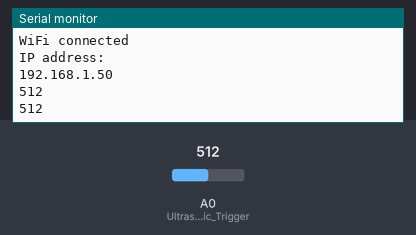
Simulated run of this sketch. Board: ESP8266 (NodeMCU). On the bench: the last lines printed to the serial monitor. The inputs (shaded band) are chosen by the test bench; at power-on: A0 (Ultrasonic_Trigger) = 512. WiFi joins after 1.5 s; servers stay silent unless stated; the ROS host is connected and sends only what is stated.

Above: at 2.9 s.
3.0 s: A0 (Ultrasonic_Trigger) set to 716
At 4.3 s:
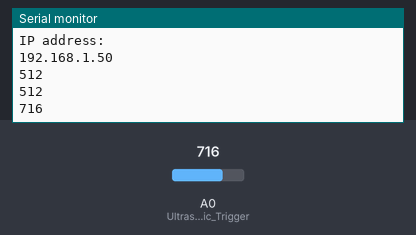
4.5 s: A0 (Ultrasonic_Trigger) set to 900
At 5.5 s:
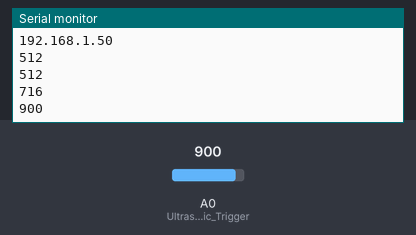
Timing chart, 0 to 7.5 s (numbered marks = the images above; inputs shaded):
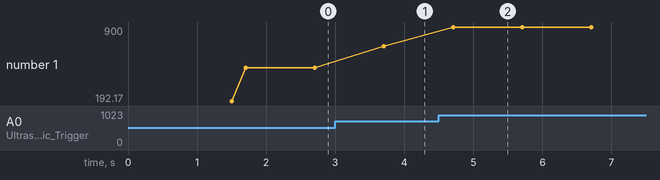

Measured:
- after the input at 3.0 s, the serial monitor: prints a new line after 0.71 s (image 1)
- after the input at 4.5 s, the serial monitor: prints a new line after 0.21 s (image 2)
- plotted number 1: 512 → 716 after the input at 3.0 s, 716 → 900 after the input at 4.5 s

The sketch:

first_code.ino
```cpp
// (licence header left out)
#include <ESP8266WiFi.h>
#include <ros.h>
#include <std_msgs/String.h>
#include <std_msgs/Int16.h>
#include <std_msgs/Float64.h>
#include <ros/time.h>


// Init constants and global variables

#define DEBUG 1
#define TRIGGER D8  // ultrasonic trigger pin
#define ECHO    D0  // ultrasonic echo pin  (!!Note: use 5v Vcc on ultrasonic board & a 2k,1k divider for ECHO GPIO protection)


// WiFi configuration. Replace '***' with your data

const char* ssid = "robot_r";
const char* password = "robin7624";
IPAddress server(192,168,43,94);      // Set the rosserial socket ROSCORE SERVER IP address
const uint16_t serverPort = 11413;    // Set the rosserial socket server port


// Functions definitions //

void setupWiFi() {                    // connect to ROS server as as a client
  if(DEBUG){
    Serial.print("Connecting to ");
    Serial.println(ssid);
    WiFi.begin(ssid, password);
  }
  while (WiFi.status() != WL_CONNECTED) {
    delay(100);
  }
  if(DEBUG){
    Serial.println("");
    Serial.println("WiFi connected");
    Serial.println("IP address: ");
    Serial.println(WiFi.localIP());
  }
}
void command_Callback(const std_msgs::String& received_msg)
{
      String my_payload;
      my_payload=received_msg.data;

  if (my_payload=="on_one")
      {
        digitalWrite(D3, HIGH);
      }
 else if(my_payload=="off_one")
      {
        digitalWrite(D3, LOW);
      }
 else if(my_payload=="on_two")
      {
        digitalWrite(D4, HIGH);
      }
 else if(my_payload=="off_two")
      {
        digitalWrite(D4, LOW);
      }

}
// ROS nodes //
ros::NodeHandle nh;

// ROS topics object definitions PUBLISHERS
std_msgs::String str_msg;
std_msgs::Int16 int_msg;

ros::Publisher pub_value("sensor_value", &int_msg);


// ROS SUBSCRIBERS
ros::Subscriber<std_msgs::String> Sub("node_command", &command_Callback );

void setup() {
  Serial.begin(115200);
  Serial.print("inside setup");
  if(DEBUG) Serial.begin(115200);
  Serial.print("setting up wifi");
  setupWiFi();
  delay(200);
//Ros objects constructors
  nh.getHardware()->setConnection(server, serverPort);
  nh.initNode();
  nh.advertise(pub_value);
  nh.subscribe(Sub);
// configure GPIO's and Servo
  pinMode(A0, INPUT); // Ultrasonic Trigger
//  pinMode(D1, OUTPUT); // 1,2EN aka D1 pwm left
//  pinMode(D2, OUTPUT); // 3,4EN aka D2 pwm right
//  pinMode(D3, OUTPUT); // 1A,2A aka D3
//  pinMode(D4, OUTPUT); // 3A,4A aka D4
//  pinMode(D5, INPUT); //  Left encoder
//  pinMode(D6, INPUT); //  Right encoder
//  pinMode(ECHO, INPUT); //  Ultrasonic Echo. D0 with 1k,2k voltage divisor
//  pinMode(TRIGGER, OUTPUT); // Ultrasonic Trigger. D8 . Power Ultrasonic board with 5v.
}

// odometry configuration
ros::Time current_time = nh.now();
ros::Time last_time = current_time;

void loop() {
    //Serial.print("inside loop");
  if (nh.connected()) {
    current_time = nh.now();
    int_msg.data= analogRead(A0);
    Serial.println(int_msg.data);
    pub_value.publish(&int_msg);
  } else {
    if(DEBUG) Serial.println("Not Connected");
  }
  nh.spinOnce();
  // Loop aprox. every
  delay(1000);  // milliseconds
}
```
